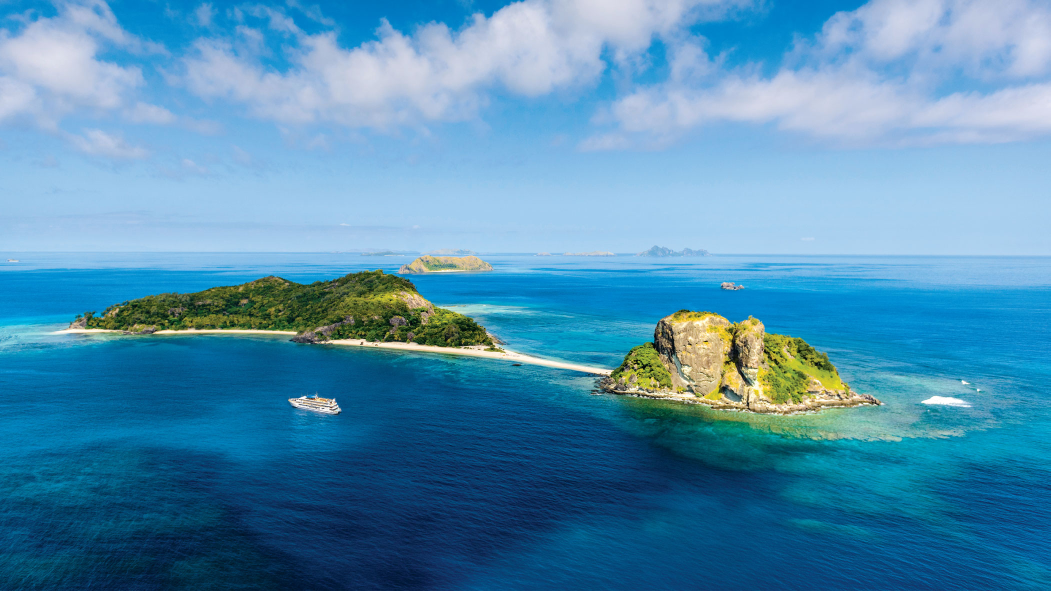
#> input picture raw/blue-lagoon-cruises.jpg, 2101 x 1182 px (shown at 1/2 size); its folder holds 3 pictures in this run
$ python readyImagesForWeb.py
#> lines starting #> are read from the running program, lines starting #| are printed output that depends on the picture
#> (reads data/manifest.json from the repository)
### imageProcess.py
#imageProcess.py
from PIL import Image
from Scale import scale_image
import os


def process_image(input_path, output_directory, original_filename):
#> called with input_path = 'raw/blue-lagoon-cruises.jpg', output_directory = 'images', original_filename = 'e56e7a19-9f88-4972-800c-2c9658ee40a9.png'
    img = Image.open(input_path)
#> img is the input picture: PIL image 2101x1182 RGB; mean R, G, B 80.1, 141.5, 176.2
    img = scale_image(img, 1024)  # Scale the image to a maximum size of 1024 pixels

    # Save the processed image as PNG
    output_path = os.path.join(output_directory, original_filename)
    img.save(output_path, "PNG", quality=85)  # PNG doesn't use 'quality', but keep it for consistency

    return output_path

### Scale.py
#Scale.py
from PIL import Image

def scale_image(input_image, max_size):
#> called with max_size = 1024
    original_width, original_height = input_image.size
#> original_width = 2101; original_height = 1182
    aspect_ratio = original_width / original_height
#> aspect_ratio = 1.78

    if original_width > original_height:
        # Landscape orientation
        new_width = max_size
        new_height = int(new_width / aspect_ratio)
#> new_height = 576
    else:
        # Portrait orientation
        new_height = max_size
        new_width = int(new_height * aspect_ratio)

    scaled_image = input_image.resize((new_width, new_height), Image.LANCZOS)
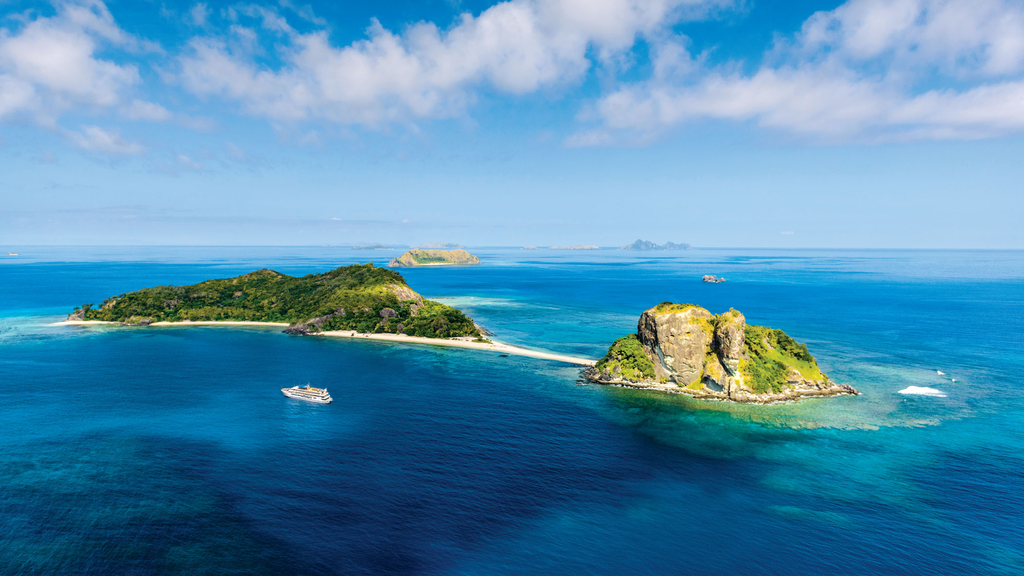
#> scaled_image: PIL image 1024x576 RGB; mean R, G, B 80.1, 141.5, 176.2
#> pass 3 of the loop `for image_filename in os.listdir(raw_directory):`:
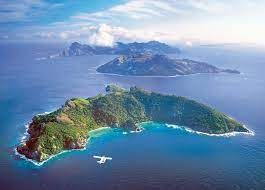
#> input picture raw/images.jpg, 265 x 190 px
#> in process_image, img is the input picture: PIL image 265x190 RGB; mean R, G, B 109.8, 140, 171.9
#> in scale_image (call 2), `scaled_image = input_image.resize((new_width, new_height), Image.LANCZ..`:
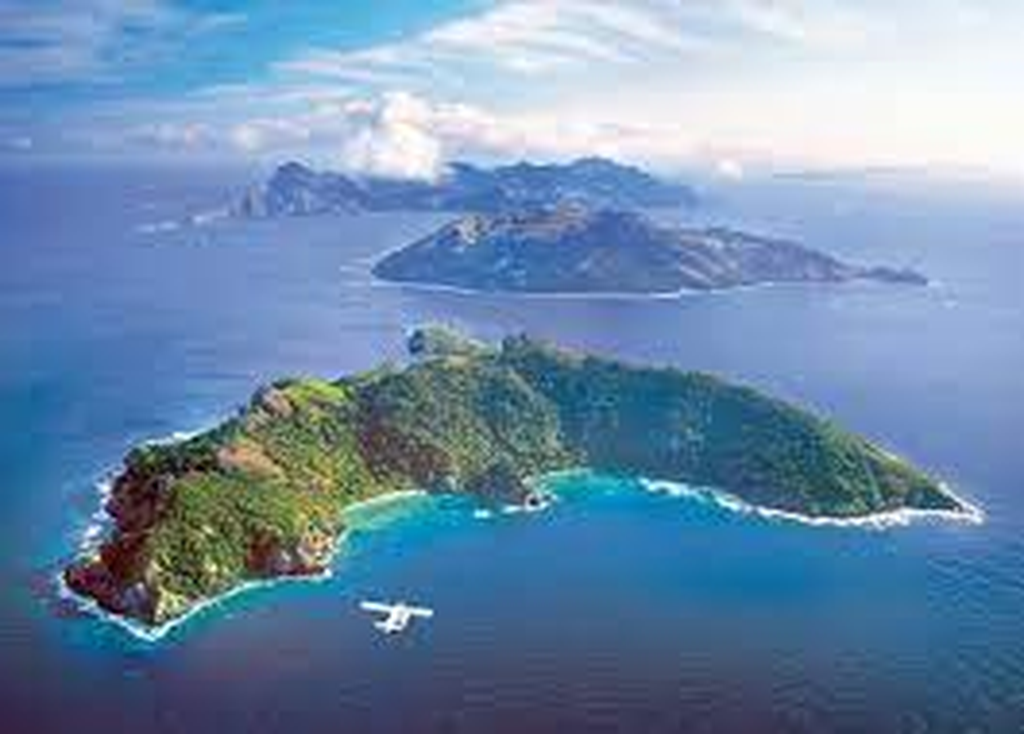
#> scaled_image: PIL image 1024x734 RGB; mean R, G, B 109.8, 140, 171.9
#> the loop made 4 passes; the first 3 are shown
    return scaled_image

### readyImagesForWeb.py
#ReadyImagesForWeb.py
import os
import json
import shutil
import uuid
from datetime import datetime
from imageProcess import process_image

raw_directory = "raw"
completed_directory = os.path.join(raw_directory, "complete")
image_directory = "images"
data_directory = "data"
manifest_path = os.path.join(data_directory, 'manifest.json')

# Ensure directories exist
if not os.path.exists(completed_directory):
    os.makedirs(completed_directory)
if not os.path.exists(data_directory):
    os.makedirs(data_directory)
if not os.path.exists(image_directory):
    os.makedirs(image_directory)

# Load the existing manifest or create an empty one
if os.path.exists(manifest_path):
    with open(manifest_path, 'r') as f:
        manifest_data = json.load(f)
else:
    manifest_data = {"images": []}

# Process each image in the raw directory
for image_filename in os.listdir(raw_directory):
    if image_filename.lower().endswith(('.jpg', '.jpeg', '.png')):
        input_path = os.path.join(raw_directory, image_filename)

        # Generate a UUID (if 10-character alphanumeric is needed, this should be changed)
        UUIDImage = str(uuid.uuid4())  # This generates a standard UUID

        # Process the image and save as PNG
        image_data = process_image(input_path, image_directory, UUIDImage + '.png')

        # Update manifest
        manifest_data["images"].append({
            "UUIDImage": UUIDImage,
            "original_filename": image_filename,
            "timestamp": datetime.now().strftime('%Y-%m-%d %H:%M:%S'),
            "ScoreColor": 0,
            "ScoreContent": 0,
            "ScoreCraft": 0
        })

        # Move the original image to completed_directory
        shutil.move(input_path, os.path.join(completed_directory, image_filename))

# Save the updated manifest
with open(manifest_path, 'w') as f:
    json.dump(manifest_data, f, indent=4)

print("All images ready for the web!")
